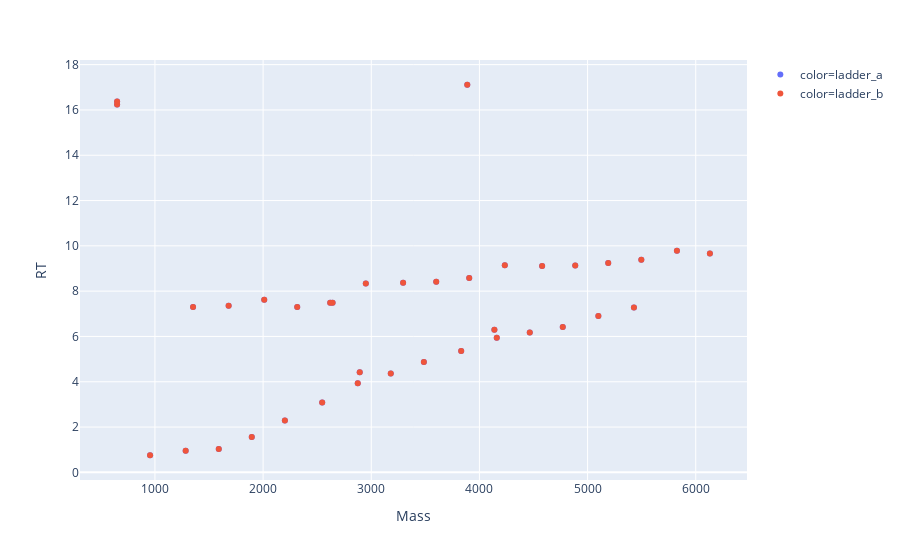

Notebook code cell kept with this figure:
### Code cell
df_phe = pd.read_csv('/Users/bryan/Studio/seq/data/samples/19.csv')
full_mass = 6024.8755  #24189.23 #24245.225 #24941.525 #24252.315242 #24581.374101 
df_3p_24581, df_5p_24581 = computational_data_seperation(df_phe, df_phe, full_mass, ignore_endpoints=True, has_tag=True, tag=694.2397)
plotly_zones(df_5p_24581, df_3p_24581)
df_24581 = pd.concat([df_3p_24581, df_5p_24581]).drop_duplicates()
df_24581.shape

### Figure 1 — Plotly figure (JSON) as saved in the notebook; plotly's stock layout.template omitted (floating-point values rounded to 4 significant figures)
{"data": [{"hoverlabel": {"namelength": 0}, "hovertemplate": "color=ladder_a<br>Mass=%{x}<br>RT=%{y}", "legendgroup": "color=ladder_a", "marker": {"color": "#636efa", "symbol": "circle"}, "mode": "markers", "name": "color=ladder_a", "showlegend": true, "type": "scatter", "x": [2642.0, 650.2, 5100.0, 1284.0, 3888.0, 5826.0, 2893.0, 4580.0, 4886.0, 5191.0, 2875.0, 4771.0, 4235.0, 2010.0, 5497.0, 4160.0, 955.1, 3601.0, 1681.0, 6131.0, 2546.0, 2201.0, 2315.0, 3906.0, 650.2, 1590.0, 1352.0, 3486.0, 1895.0, 3295.0, 4466.0, 2950.0, 4139.0, 5429.0, 2621.0, 3180.0, 3831.0], "xaxis": "x", "y": [7.492, 16.24, 6.899, 0.959, 17.11, 9.782, 4.421, 9.109, 9.135, 9.241, 3.932, 6.422, 9.145, 7.625, 9.383, 5.945, 0.755, 8.42, 7.354, 9.662, 3.081, 2.285, 7.299, 8.575, 16.37, 1.031, 7.303, 4.875, 1.558, 8.37, 6.179, 8.339, 6.299, 7.276, 7.492, 4.366, 5.357], "yaxis": "y"}, {"hoverlabel": {"namelength": 0}, "hovertemplate": "color=ladder_b<br>Mass=%{x}<br>RT=%{y}", "legendgroup": "color=ladder_b", "marker": {"color": "#EF553B", "symbol": "circle"}, "mode": "markers", "name": "color=ladder_b", "showlegend": true, "type": "scatter", "x": [2642.0, 650.2, 5100.0, 1284.0, 3888.0, 5826.0, 2893.0, 4580.0, 4886.0, 5191.0, 4235.0, 4771.0, 2875.0, 2010.0, 5497.0, 4160.0, 3601.0, 955.1, 1681.0, 6131.0, 2546.0, 2201.0, 2315.0, 3906.0, 650.2, 1590.0, 1352.0, 3486.0, 1895.0, 3295.0, 4466.0, 2950.0, 4139.0, 5429.0, 2621.0, 3180.0, 3831.0], "xaxis": "x", "y": [7.492, 16.24, 6.899, 0.959, 17.11, 9.782, 4.421, 9.109, 9.135, 9.241, 9.145, 6.422, 3.932, 7.625, 9.383, 5.945, 8.42, 0.755, 7.354, 9.662, 3.081, 2.285, 7.299, 8.575, 16.37, 1.031, 7.303, 4.875, 1.558, 8.37, 6.179, 8.339, 6.299, 7.276, 7.492, 4.366, 5.357], "yaxis": "y"}], "layout": {"legend": {"tracegroupgap": 0}, "margin": {"t": 60}, "xaxis": {"anchor": "y", "domain": [0, 1], "title": {"text": "Mass"}}, "yaxis": {"anchor": "x", "domain": [0, 1], "title": {"text": "RT"}}}}
